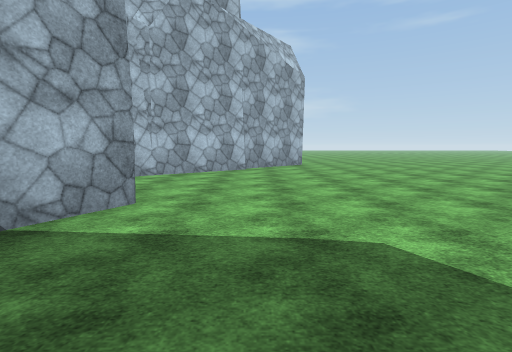
view 1 (above)

23 first-person views from a walk through a 3-D level made in the Unity game engine. The camera is 1.5 m above the floor, tilts 6° down and sees 85° across. The floor is counted in squares, 2 m on a side. Each view is taken from the middle of a square. On the plan, view 1 faces up. The plan holds only what a view shows up to about 10 squares ahead; the rest is blank. The place goes on beyond the plan. The player character is not drawn. Some animated figures are left out. Surface patterns are stand-ins for the level's own textures.

view 2
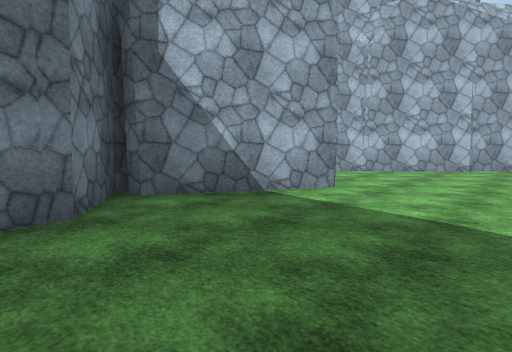

view 3
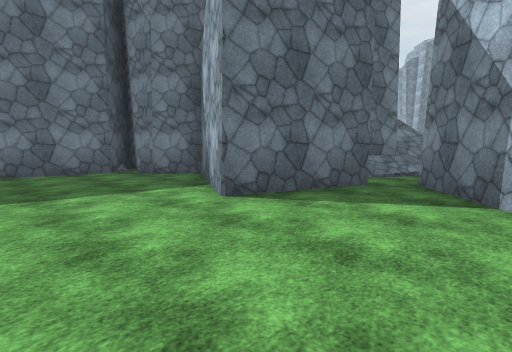

view 4
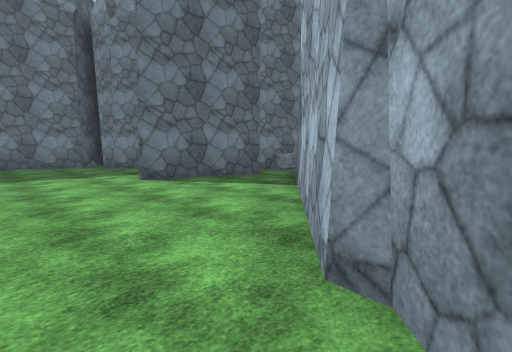

view 5
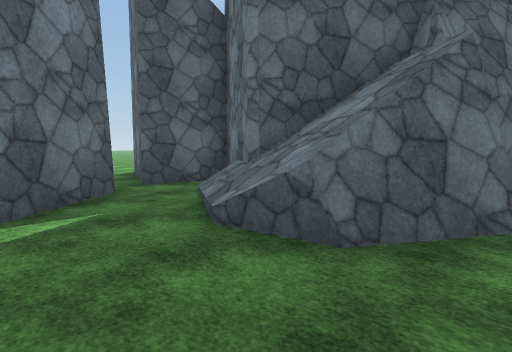

view 6
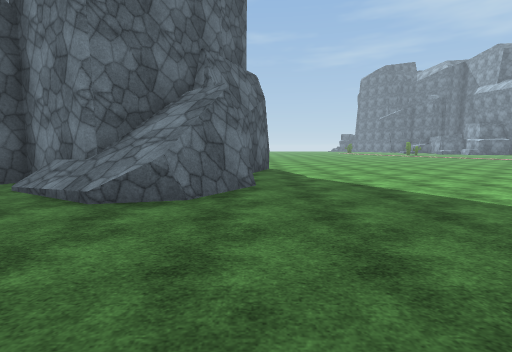

view 7
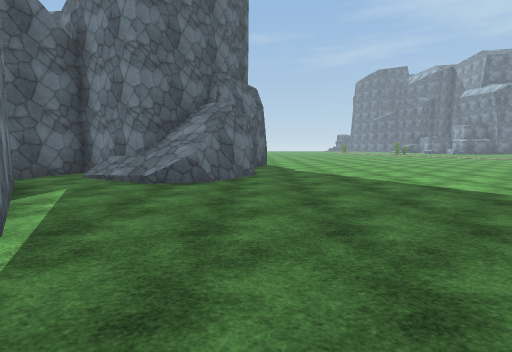

view 8
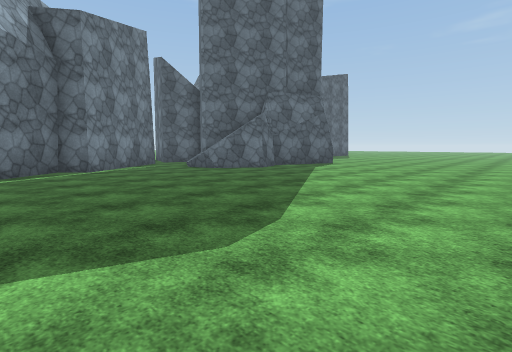

view 9
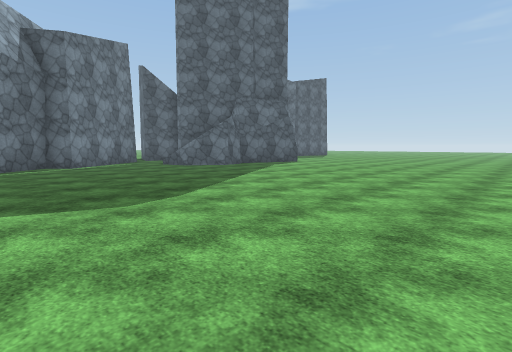

view 10
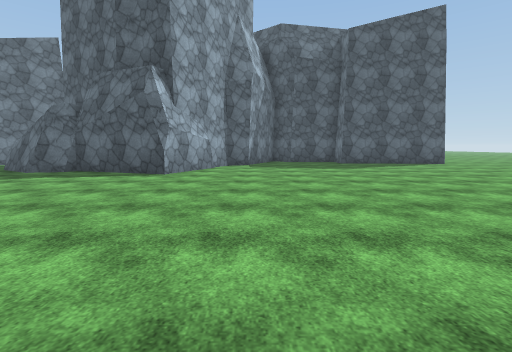

view 11
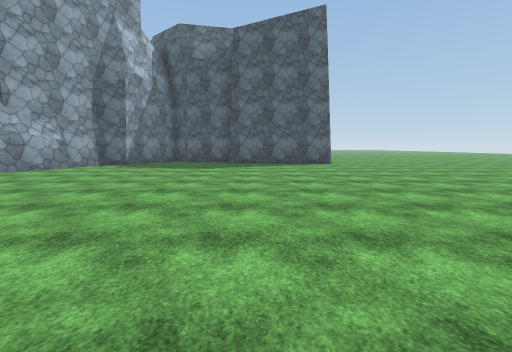

view 12
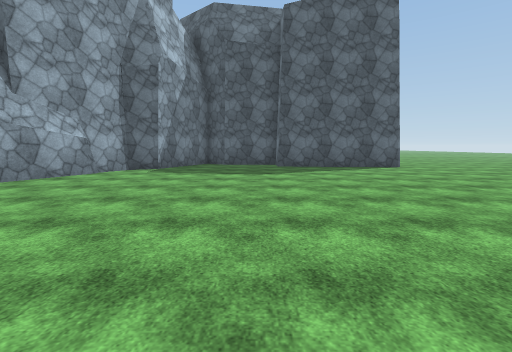

view 13
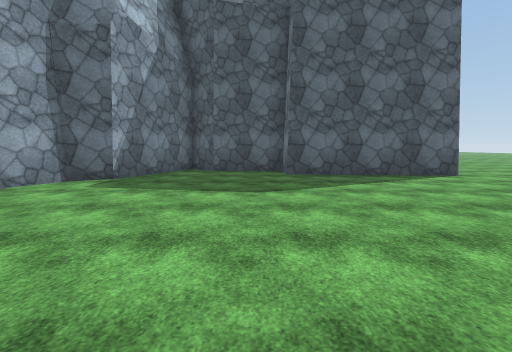

view 14
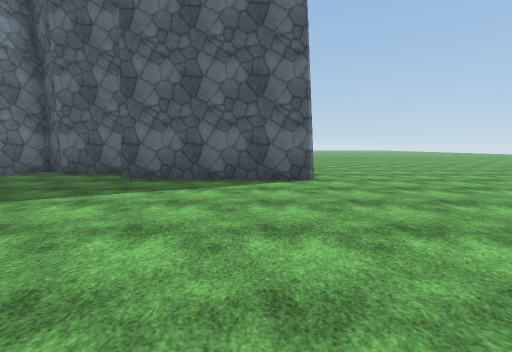

view 15
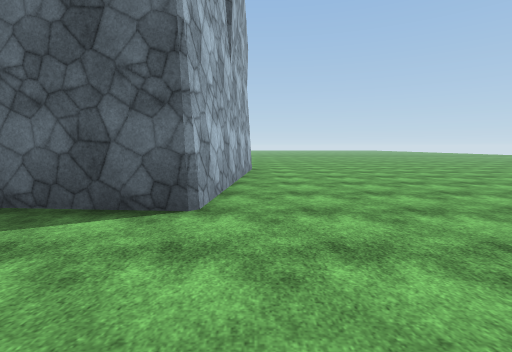

view 16
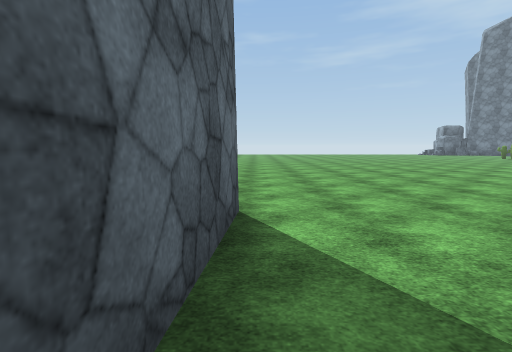

view 17
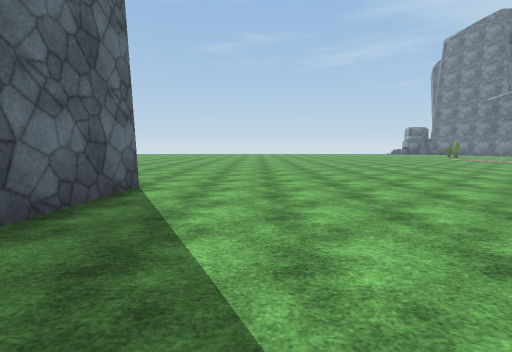

view 18
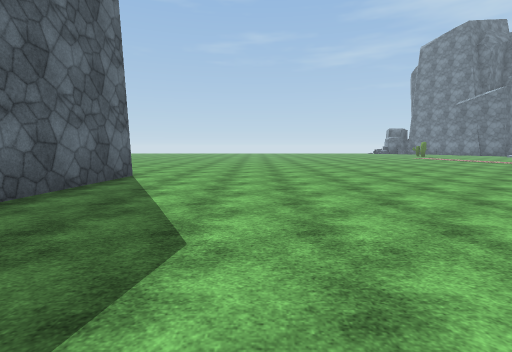

view 19
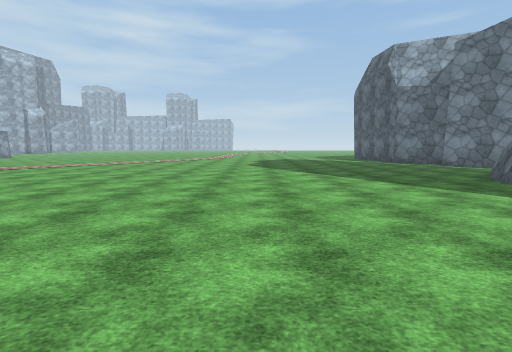

view 20
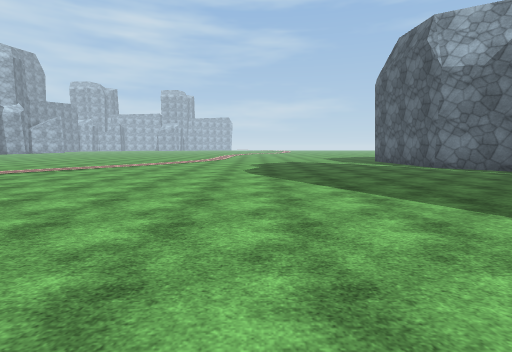

view 21
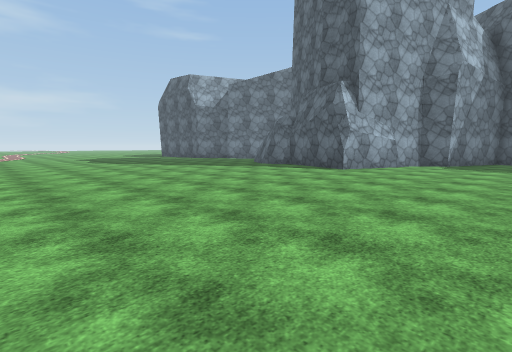

view 22
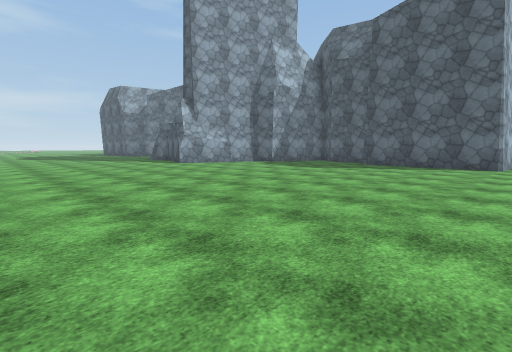

view 23
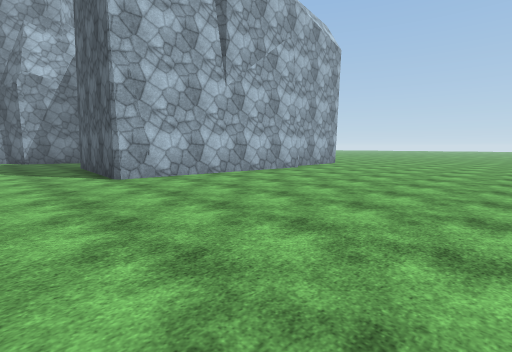

### Floor plan
Points are (right, up) in squares from view 1. A wall is a line through its corners. A room is listed if a view was taken in it or the views show most of it. See-through windows are left out.
Room 1 (views 1, 2, 3, 4)
walls: (-4.7, 5.7) (-5.1, 5.4); (-3.8, 0.9) (-3.7, 0.5) (-2.4, -0.3) (-2.2, -1.1); (-6.2, 3.6) (-5.1, 3) (-4.5, 4.7) (-1.6, 3.7) (-3.2, 0.7); (-0.5, 9.4) (-5, 5.2); (0.5, 10.4) (-0.3, 9.5) (-0.4, 9.1); (-3, -3) (-1.7, -1.5) (0.6, -1.8)
ways out: opening at (-5, 5) to room 2
Room 2 (views 5, 6, 7, 8, 9, 10, 11, 12, 13, 14, 15, 16, 17, 18, 19, 20, 21, 22, 23)
walls: (-9.1, 2) (-8.9, 2.4); (-9.9, 3.5) (-8.8, 5.3); (-8.7, 2) (-7.2, 4.3) (-6.2, 3.6); (-5.1, 5.4) (-7.8, 8.7) (-7.2, 9.3) (-8.7, 10.9); (0.3, -11.8) (-5.8, -11.3) (-5.5, -6.9) (-4.4, -6.8) (-4.4, -4.7) (-3.7, -3.9) (-6.6, -2.7) (-7, -2) (-10.5, -0.5) (-9.4, 2.6)
ways out: opening at (-5, 5) to room 1

Where each view was taken, in squares from view 1:
view 1: 0 up, 0 right, facing up
view 2: 1 down, 1 right, facing up-left
view 3: 7 up, 1 right, facing down-left
view 4: 10 up, 1 right, facing down-left
view 5: 7 up, 10 left, facing down-right
view 6: 9 up, 10 left, facing down
view 7: 11 up, 10 left, facing down
view 8: 11 up, 17 left, facing down-right
view 9: 11 up, 19 left, facing down-right
view 10: 3 down, 18 left, facing right
view 11: 8 down, 18 left, facing right
view 12: 6 down, 16 left, facing right
view 13: 6 down, 13 left, facing right
view 14: 10 down, 12 left, facing right
view 15: 12 down, 9 left, facing right
view 16: 8 down, 6 left, facing down
view 17: 6 down, 8 left, facing down
view 18: 4 down, 9 left, facing down
view 19: 2 down, 15 left, facing up
view 20: 1 up, 15 left, facing up
view 21: 5 down, 19 left, facing up-right
view 22: 12 down, 17 left, facing up-right
view 23: 18 down, 8 left, facing up-right
